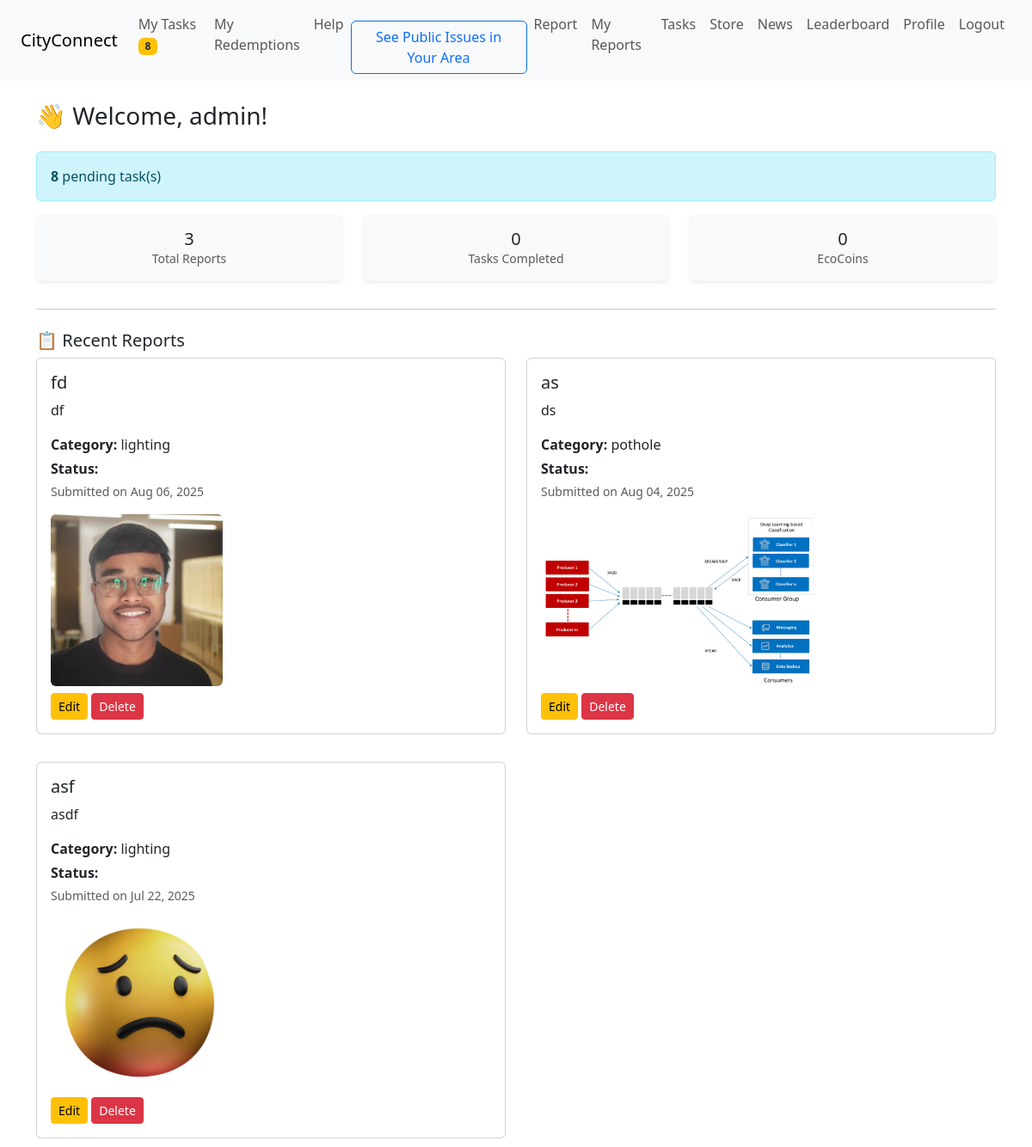
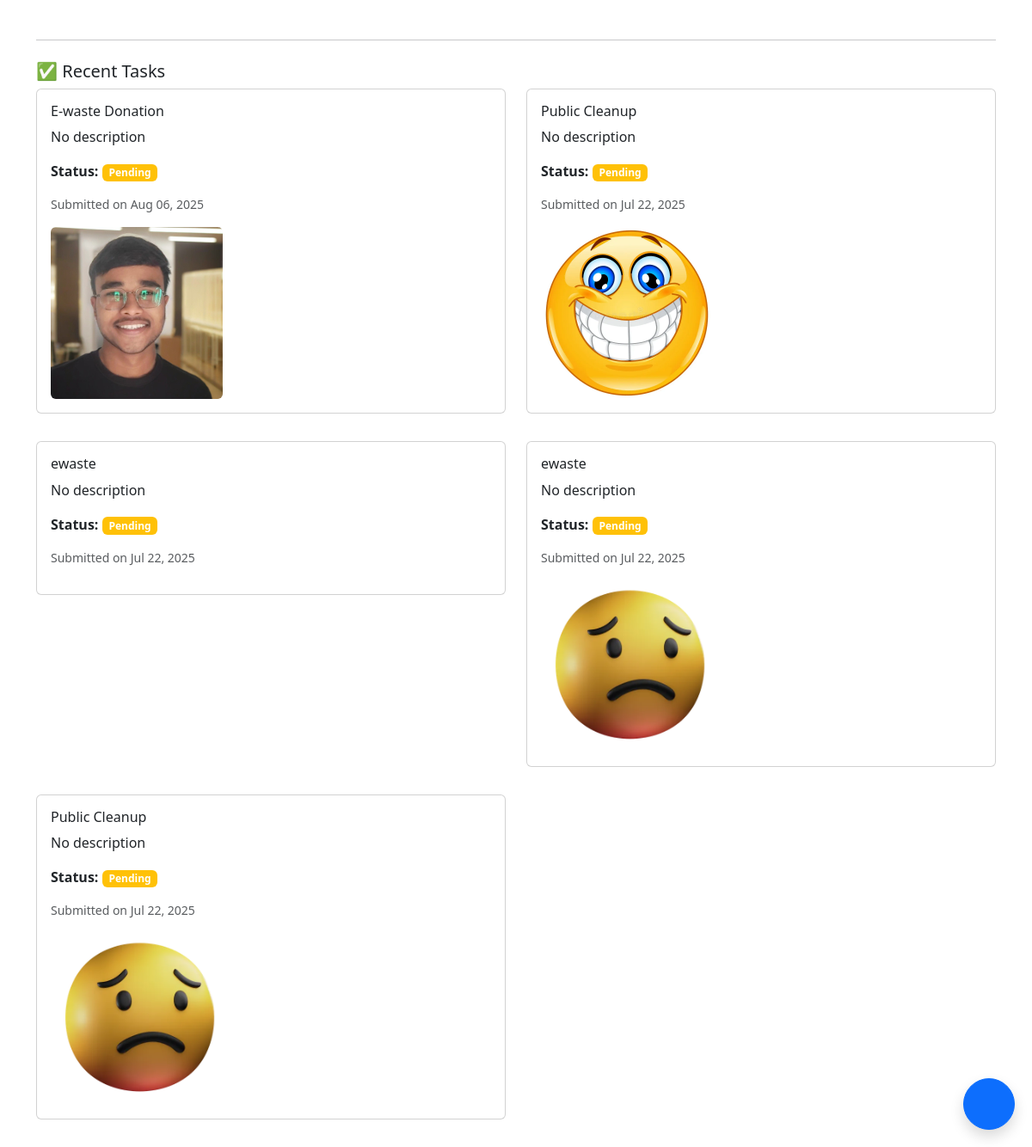
/ (signed in), run on the app's committed database (2 pictures, top to bottom).
### core/models.py (models this page shows, shortened)
class User(AbstractUser):
    ROLE_CHOICES = (
        ('citizen', 'Citizen'),
        ('admin', 'Admin'),
    )
    role = models.CharField(max_length=10, choices=ROLE_CHOICES, default='citizen')
    eco_coins = models.PositiveIntegerField(default=0)
    area = models.CharField(max_length=100, blank=True)

class Report(models.Model):
    CATEGORY_CHOICES = (
        ('pothole', 'Pothole'),
        ('garbage', 'Garbage'),
        ('lighting', 'Street Lighting'),
        ('other', 'Other'),
    )
    STATUS_CHOICES = [
        ('Pending', 'Pending'),
        ('Resolved', 'Resolved'),
        ('Rejected', 'Rejected'),
    ]
    user = models.ForeignKey(User, on_delete=models.CASCADE)
    category = models.CharField(max_length=20, choices=CATEGORY_CHOICES)
    title = models.CharField(max_length=100, blank=True, null=True)
    description = models.TextField(blank=True, null=True)
    image = models.ImageField(upload_to='reports/', null=True, blank=True)
    location = models.CharField(max_length=255)
    status = models.CharField(max_length=10, choices=STATUS_CHOICES, default='Pending')
    created_at = models.DateTimeField(auto_now_add=True)
    status = models.CharField(max_length=20, choices=STATUS_CHOICES, default='Pending')
    admin_feedback = models.TextField(blank=True, null=True)

class Task(models.Model):
    TASK_TYPE = (
        ('cleanup', 'Clean-Up'),
        ('ewaste', 'E-Waste Donation'),
        ('other', 'Other'),
    )
    user = models.ForeignKey(User, on_delete=models.CASCADE)
    title = models.CharField(max_length=100, blank=True, null=True)
    description = models.TextField(null=True, blank=True)
    task_type = models.CharField(max_length=20, choices=TASK_TYPE)
    proof_image = models.ImageField(upload_to='tasks/', null=True, blank=True)
    is_verified = models.BooleanField(default=False)
    submitted_at = models.DateTimeField(auto_now_add=True)
    admin_feedback = models.TextField(blank=True, null=True)
    eco_coins_awarded = models.PositiveIntegerField(default=0)
    TASK_TYPE_CHOICES = [
        ('cleanup', 'Public Cleanup'),
        ('awareness', 'Awareness Campaign'),
        ('donation', 'E-waste Donation'),
    ]
    task_type = models.CharField(max_length=20, choices=TASK_TYPE_CHOICES)

### core/views.py (the view)
# urls.py: path('', views.dashboard, name='home'),
@login_required
def dashboard(request):
    user = request.user
    profile = user
    reports = Report.objects.filter(user=user)
    total_reports = reports.count()
    recent_reports = reports.order_by('-created_at')[:5]
    tasks = Task.objects.filter(user=user)
    total_tasks = tasks.filter(is_verified=True).count()
    pending_tasks = tasks.filter(is_verified=False).count()
    recent_tasks = tasks.order_by('-submitted_at')[:5]
    total_coins = profile.eco_coins
    pending_redemptions = Redemption.objects.filter(user=user, status='pending').count() if 'Redemption' in globals() else 0
    context = {
        'total_reports': total_reports,
        'total_tasks': total_tasks,
        'total_coins': total_coins,
        'pending_tasks': pending_tasks,
        'pending_redemptions': pending_redemptions,
        'recent_reports': recent_reports,
        'recent_tasks': recent_tasks,
    }
    return render(request, 'core/dashboard.html', context)

### core/context_processors.py (called while the page is built)
def notification_counts(request):
    if request.user.is_authenticated:
        pending_tasks = Task.objects.filter(user=request.user, is_verified=False).count()
        pending_redemptions = Redemption.objects.filter(user=request.user, status='Pending').count()
    else:
        pending_tasks = 0
        pending_redemptions = 0
    return {
        'pending_tasks': pending_tasks,
        'pending_redemptions': pending_redemptions,
    }

### core/templates/core/dashboard.html (shortened to what this page needs)
{% extends 'core/base.html' %}
{% block content %}
<h3 class="mb-4">👋 Welcome, {{ user.first_name|default:user.username }}!</h3>
{% if pending_tasks or pending_redemptions %}
<div class="alert alert-info">
  {% if pending_tasks > 0 %}
    <strong>{{ pending_tasks }}</strong> pending task(s){% if pending_redemptions > 0 %},{% endif %}
  {% endif %}
</div>
{% endif %}
<div class="row text-center mb-4">
  <div class="col-md-4 mb-2">
    <div class="card shadow-sm p-3 bg-light border-0 rounded">
      <h5 class="mb-0">{{ total_reports }}</h5>
      <small class="text-muted">Total Reports</small>
    </div>
  </div>
  <div class="col-md-4 mb-2">
    <div class="card shadow-sm p-3 bg-light border-0 rounded">
      <h5 class="mb-0">{{ total_tasks }}</h5>
      <small class="text-muted">Tasks Completed</small>
    </div>
  </div>
  <div class="col-md-4 mb-2">
    <div class="card shadow-sm p-3 bg-light border-0 rounded">
      <h5 class="mb-0">{{ total_coins }}</h5>
      <small class="text-muted">EcoCoins</small>
    </div>
  </div>
</div>
<hr class="my-4">
<h5>📋 Recent Reports</h5>
{% if recent_reports %}
  <div class="row">
    {% for report in recent_reports %}
      <div class="col-md-6 mb-3">
        {% include 'core/partials/_report_card.html' %}
      </div>
    {% endfor %}
  </div>
{% else %}
  <p class="text-muted">No reports submitted yet.</p>
{% endif %}
<hr class="my-4">
<h5>✅ Recent Tasks</h5>
{% if recent_tasks %}
  <div class="row">
    {% for task in recent_tasks %}
      <div class="col-md-6 mb-3">
        {% include 'core/partials/_task_card.html' %}
      </div>
    {% endfor %}
  </div>
{% else %}
  <p class="text-muted">No tasks submitted yet.</p>
{% endif %}
{% endblock %}

### core/templates/core/partials/_report_card.html (shortened to what this page needs)
<div class="card mb-3">
  <div class="card-body">
    <h5 class="card-title">{{ report.title }}</h5>
    <p class="card-text">{{ report.description|truncatechars:150 }}</p>
    <p class="mb-1"><strong>Category:</strong> {{ report.category }}</p>
    <p class="mb-1"><strong>Status:</strong>
      <span class="badge bg-{{ report.status|lower }}">{{ report.status }}</span>
    </p>
    <p class="text-muted small">Submitted on {{ report.created_at|date:"M d, Y" }}</p>
    {% if report.image %}
      <img src="{{ report.image.url }}" class="img-fluid rounded" style="max-height: 200px;">
    {% endif %}
    <div class="mt-2">
      {% if report.status == "Pending" %}
        <a href="{% url 'edit_report' report.id %}" class="btn btn-sm btn-warning">Edit</a>
        <a href="{% url 'delete_report' report.id %}" class="btn btn-sm btn-danger">Delete</a>
      {% endif %}
    </div>
  </div>
</div>

### core/templates/core/partials/_task_card.html (shortened to what this page needs)
<div class="card mb-3">
  <div class="card-body">
    <h6 class="card-title">{{ task.get_task_type_display }}</h6>
    <p class="card-text">{{ task.description|default:"No description" }}</p>
    <p><strong>Status:</strong>
      {% if task.is_verified %}
        <span class="badge bg-success">Verified</span>
      {% else %}
        <span class="badge bg-warning">Pending</span>
      {% endif %}
    </p>
    <p class="text-muted small">Submitted on {{ task.submitted_at|date:"M d, Y" }}</p>
    {% if task.proof_image %}
      <img src="{{ task.proof_image.url }}" class="img-fluid rounded" style="max-height: 200px;">
    {% endif %}
  </div>
</div>

### data on the page
User: first_name "admin"
Report: title "fd", description "df", category "lighting", created_at "Aug 06, 2025", image (picture), status "Edit"
Report: title "as", description "ds", category "pothole", created_at "Aug 04, 2025", image (picture), status "Edit"
Report: title "asf", description "asdf", category "lighting", created_at "Jul 22, 2025", image (picture), status "Edit"
Task: task_type "E-waste Donation", description "No description", is_verified "Pending", submitted_at "Aug 06, 2025", proof_image (picture)
Task: task_type "Public Cleanup", description "No description", is_verified "Pending", submitted_at "Jul 22, 2025", proof_image (picture)
Task: task_type "ewaste", description "No description", is_verified "Pending", submitted_at "Jul 22, 2025"
Task: task_type "ewaste", description "No description", is_verified "Pending", submitted_at "Jul 22, 2025", proof_image (picture)
Task: task_type "Public Cleanup", description "No description", is_verified "Pending", submitted_at "Jul 22, 2025", proof_image (picture)

### other printed values
{{ pending_tasks }} "8"
{{ total_reports }} "3"
{{ total_tasks }} "0"
{{ total_coins }} "0"
